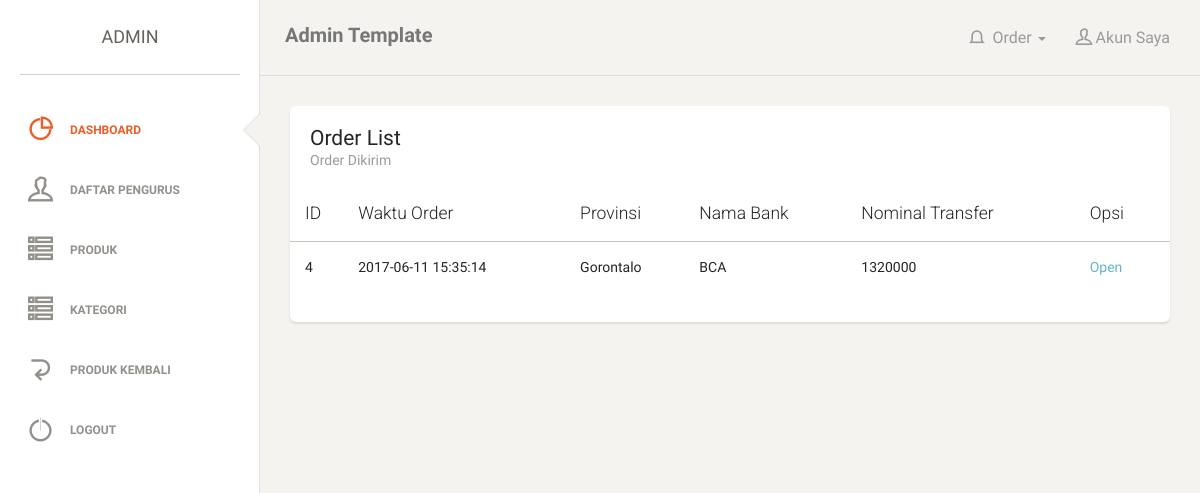
The app's page /admin/order_dikirim.php (signed in) with its own data.
### tables this page shows
CREATE TABLE `tbl_order` (
  `id_order` int(11) NOT NULL,
  `id_user` int(11) NOT NULL,
  `id_pengurus` int(11) NOT NULL,
  `id_kirim` int(11) NOT NULL,
  `no_kontak` varchar(15) NOT NULL,
  `alamat` varchar(50) NOT NULL,
  `kabupaten` varchar(25) NOT NULL,
  `provinsi` varchar(25) NOT NULL,
  `kodepos` varchar(10) NOT NULL,
  `tgl_order` datetime NOT NULL,
  `desk_order` varchar(100) NOT NULL,
  `jenis_kurir` varchar(25) NOT NULL,
  `jenis_paket` varchar(20) NOT NULL,
  `ongkir` int(20) NOT NULL,
  `berat_order` int(20) NOT NULL,
  `status_order` varchar(15) NOT NULL,
  `nama_bank` varchar(12) DEFAULT NULL,
  `nama_rek` varchar(25) DEFAULT NULL,
  `no_rek` varchar(20) DEFAULT NULL,
  `nominal_transfer` int(15) DEFAULT NULL,
  `detail_transfer` varchar(100) DEFAULT NULL,
  `note` varchar(100) DEFAULT NULL
);

### admin/order_dikirim.php (the view, shortened to what this page needs)
<?php
    require_once "../db.php";
?>
<!doctype html>
<html lang="en">
<head>
</head>
<body>
<div class="wrapper">
	<div class="sidebar" data-background-color="white" data-active-color="danger">
    <?php
        include "template/sidebar.php";
    ?>
    </div>
    <div class="main-panel">
		<?php
            include "template/navbar.php";
        ?>
        <div class="content">
            <div class="container-fluid">
                <div class="row">
                    <div class="col-md-12">
                        <div class="card">
                            <div class="header">
                                <h4 class="title">Order List</h4>
                                <p class="category">Order Dikirim</p>
                            </div>
                            <div class="content table-responsive table-full-width">
                                <table class="table table-striped">
                                    <thead>
                                        <th>ID</th>
                                        <th>Waktu Order</th>
                                        <th>Provinsi</th>
                                        <th>Nama Bank</th>
                                        <th>Nominal Transfer</th>
                                        <th>Opsi</th>
                                    </thead>
                                    <tbody>
                                        <?php
                                            $tb = "SELECT * FROM tbl_order WHERE status_order='Dikirim' ORDER BY tgl_order DESC ";
                                            $tbl = $db->prepare($tb);
                                            $tbl->execute();
                                            if($tbl->rowCount()>0)
                                            {
                                                while($tbl_dikirim=$tbl->fetch(PDO::FETCH_ASSOC))
                                                {
                                                   ?>
                                                        <tr>
                                                            <td><?php echo $tbl_dikirim['id_order'] ?></td>
                                                            <td><?php echo $tbl_dikirim['tgl_order'] ?></td>
                                                            <td><?php echo $tbl_dikirim['provinsi'] ?></td>
                                                            <td><?php echo $tbl_dikirim['nama_bank'] ?></td>
                                                            <td><?php echo $tbl_dikirim['nominal_transfer'] ?></td>
                                                            <td><a href="order_dikirim_spec.php?order_id=<?php echo $tbl_dikirim['id_order'] ?>&stat=Dikirim">Open</a></td>
                                                        </tr>
                                                   <?php
                                                }
                                            }
                                        ?>
                                    </tbody>
                                </table>
                            </div>
                        </div>
                    </div>
                </div>
            </div>
        </div>
    </div>
</div>
</body>
</html>

### style.css (style rules this page uses)
body { background: #76b852; background: -webkit-linear-gradient(right, #76b852, #8DC26F); background: -moz-linear-gradient(right, #76b852, #8DC26F); background: -o-linear-gradient(right, #76b852, #8DC26F); background: linear-gradient(to left, #76b852, #8DC26F); font-family: "Roboto", sans-serif; -webkit-font-smoothing: antialiased; -moz-osx-font-smoothing: grayscale; }

### records on screen
tbl_order: id_order "4", tgl_order "2017-06-11 15:35:14", provinsi "Gorontalo", nama_bank "BCA", nominal_transfer "1320000"
